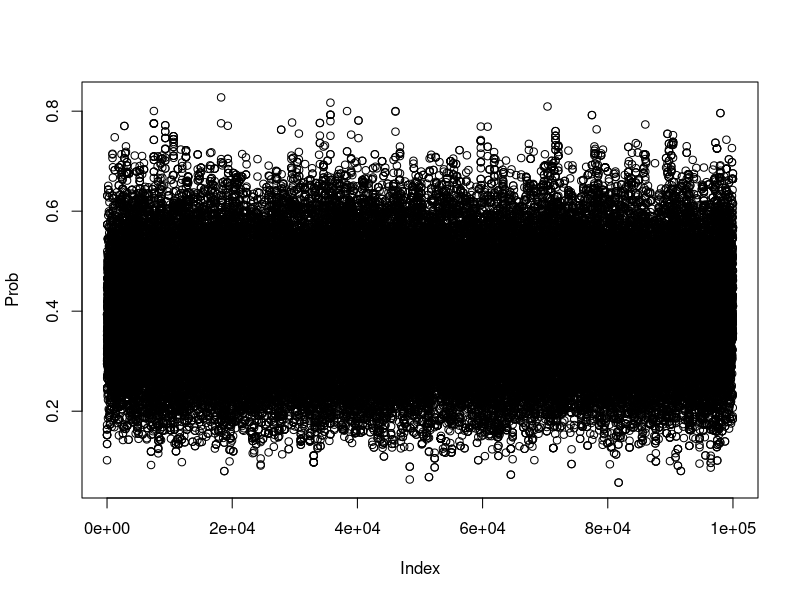

Write the R code that produced this figure. (Note: this script raises an error after producing the figure.)
# La distribución teórica es una Beta(5,7). Por Bayes la posterior es la likelihood x prior.
#Prior es beta(1,1) no informativa y likelihood es una binomial con p=0.45
posterior <- function(x){
  dbeta(x,5,5)*dbinom(3,10,x)
}

# proposed distribution, we know how to sample from it easily. N(mu,1)
proposal <- function(x){
  min(max(rnorm(1, x, 0.1),0.001),0.999)
}

pasos<-100000
stored <- rep(NA, pasos)
x_viejo <- 0.1

set.seed(10)
for(i in 1:pasos){
  x_nuevo <- proposal(x_viejo)
  ratio <- min(1, (posterior(x_nuevo)/posterior(x_viejo)))
  accept <- runif(1) < ratio
  stored[i] <- ifelse(accept, x_nuevo, x_viejo)
  x_viejo <- stored[i]
}

plot(stored, type = 'p', ylab='Prob')

#hist(stored, breaks = 30)
#curve(1700*dnorm(x,0.46,0.1),add=TRUE)
#curve(5000*dbeta(x,5,7),add=TRUE)

ggplot() + aes(stored)+ geom_histogram(aes(y=..count../sum(..count..)),binwidth=0.01, colour="black", fill="white")+
  labs(x = "Probabilidad")+
  theme(axis.title.y=element_blank(),
        axis.text.y=element_blank(),
        axis.ticks.y=element_blank())+
 geom_function(fun = dnorm, args = list(mean = 0.4, sd = 0.2), inherit.aes = TRUE)


df <- data.frame(stored)
ggplot(df,aes(stored))+
  geom_histogram(aes(y=..density..), bins = 50, colour= "#000000", fill = "#0099F8")+
  geom_function(fun = dnorm, args = list(mean = 0.4, sd = 0.14), colour="black", size=0)+
  geom_function(fun = dbeta, args = list(shape1 = 5, shape2 = 7), colour="red", size=1)




base <- ggplot() + xlim(-5, 5)

base + geom_function(fun = dnorm, args = list(mean = 0.4, sd = 0.2))

#define range
p = seq(1, 10, length=10)

#create plot of Beta distribution with shape parameters 2 and 10
plot(p, dbinom(p, 10, 0.5), type='l')
